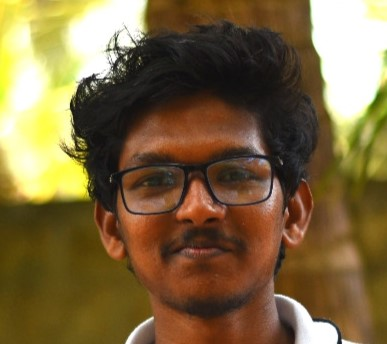
#> input picture Face/dataset/Thenu/1_1.jpg, 387 x 344 px, found by its file name; its folder holds only this picture in this run
$ python Train_face.py
#> lines starting #> are read from the running program, lines starting #| are printed output that depends on the picture
import os
import numpy as ny
import cv2

from PIL import Image

names=[]
paths=[]

for users in os.listdir("C:\\Users\\Uthayakumar Thenujan\\OneDrive\\Desktop\\Python\\Face\\dataset"):
    names.append(users)

for name in names:
    for image in os.listdir("C:\\Users\\Uthayakumar Thenujan\\OneDrive\\Desktop\\Python\\Face\\dataset\\{}".format(name)):
        path_string= os.path.join("C:\\Users\\Uthayakumar Thenujan\\OneDrive\\Desktop\\Python\\Face\\dataset\\{}".format(name),image)
        paths.append(path_string)

faces =[]
ids =[]

for img_path in paths:
    image =Image.open(img_path).convert("L")
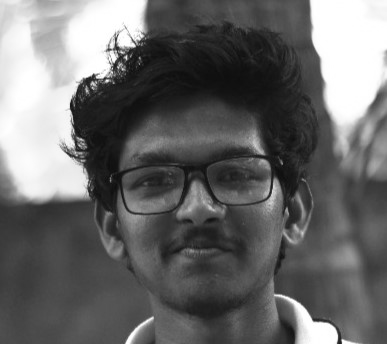
#> image: PIL image 387x344 L; min 8, max 255, mean 105.5

    imgNp = ny.array(image, "uint8")

    faces.append(imgNp)

#> (the run stopped early here; a loop or call above may not have finished)
